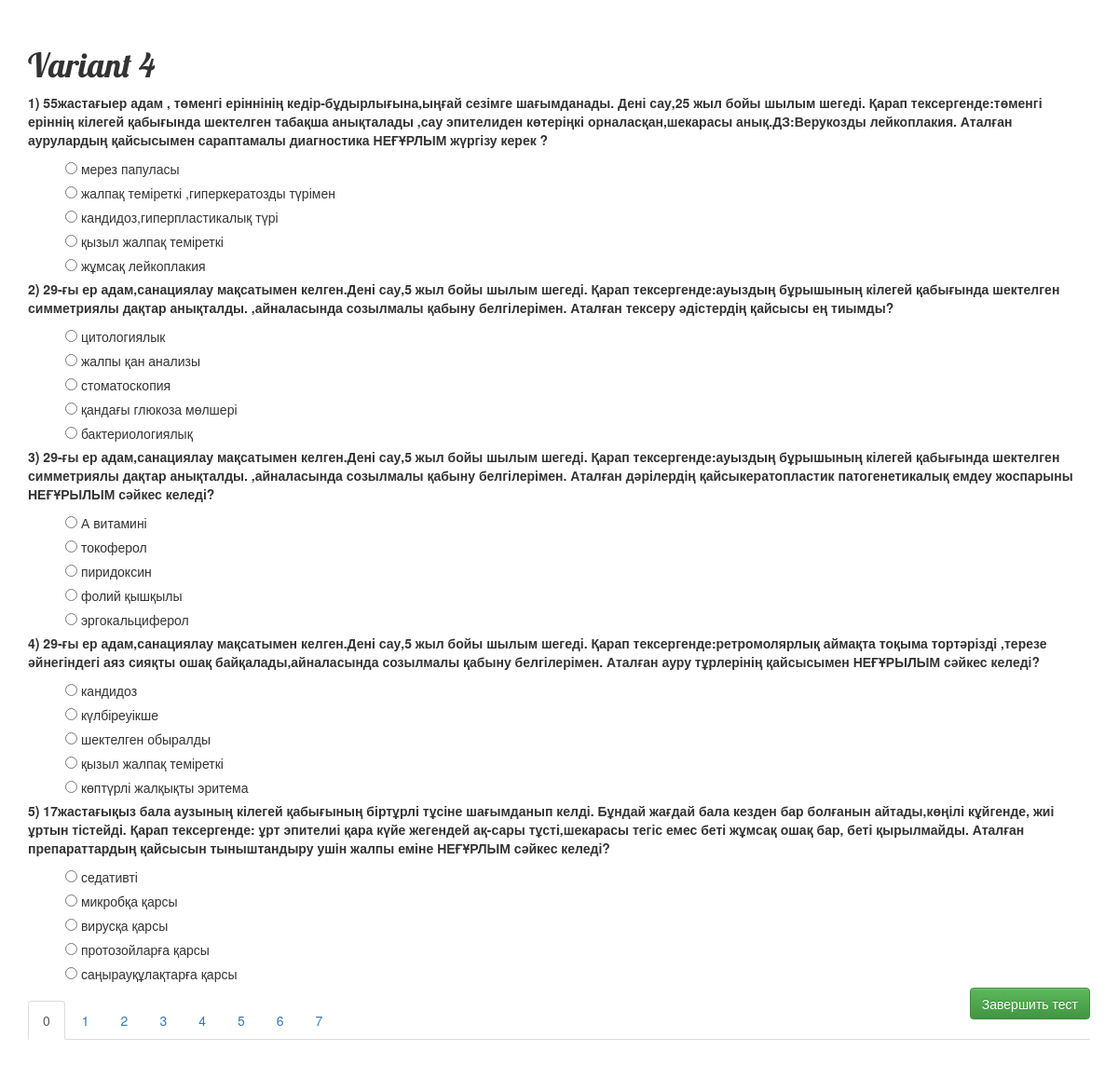
/variant/827/, run on the app's committed database.
### testapp/models.py (models this page shows, shortened)
class Variant(models.Model):
    name = models.CharField(max_length=140, default='Вариант')
    tasks = models.ManyToManyField(Task, blank=True)

class Task(models.Model):
    question = models.ForeignKey(Question, blank=True, null=True)
    options = models.ManyToManyField(Answer, blank=True, related_name='options')
    answer_count = models.IntegerField(default=0)

class Question(models.Model):
    text = models.TextField()

class Answer(models.Model):
    text = models.TextField()
    isAnswer = models.BooleanField(default=False)
    userAnswer = False

### testapp/views.py (the view)
# urls.py: url(r'^variant/(?P<pk>\d+)/$', views.variant_detail, name='variant_detail'),
def variant_detail(request, pk):
    variant = get_object_or_404(Variant, pk=pk)
    taskList = variant.tasks.all()
    return render(request, 'testapp/variant_detail.html',
                  {'variant': variant, 'tasks': taskList, })

### testapp/templates/testapp/variant_detail.html (shortened to what this page needs)
{% load staticfiles %}
<html lang="en">
<head>
    <link rel="stylesheet" href="//maxcdn.bootstrapcdn.com/bootstrap/3.2.0/css/bootstrap.min.css">
    <link rel="stylesheet" href="//maxcdn.bootstrapcdn.com/bootstrap/3.2.0/css/bootstrap-theme.min.css">
    <link rel="stylesheet" href="{% static 'css/blog.css' %}">
</head>
<body>
<h1>{{ variant.name }}</h1>
<form action="{% url 'result' %}" method="post">
    <div class="tab-content">
        {% for task in tasks %}
            {% if forloop.counter0|divisibleby:5 %}
                {% if forloop.counter0 != 0 %}
                    </div>
                {% else %}
                    <div role="tabpanel" class="tab-pane active" id="{% widthratio forloop.counter0 5 1 %}_panel">
                {% endif %}
            {% endif %}
            <p class="question">{{ forloop.counter }}) {{ task.question.text }}</p>
            {% for option in task.options.all %}
                <label>
                    {% if task.answer_count > 1 %}
                        <input type="checkbox" name="{{task.pk}}" class="my_check" value="{{ option.pk }}">
                    {% else %}
                        <input type="radio" name="{{task.pk}}" class="my_radio" value="{{ option.pk }}">
                    {% endif %}
                    {{ option.text }}
                </label>
                <br>
            {% endfor %}
        {% endfor %}
    </div>
    <input class="pull-right btn btn-success" type="submit" value="Завершить тест"/>
</form>
<div>
    <ul class="nav nav-tabs" role="tablist">
        {% with pageid=1 %}
        {% for task in tasks %}
        {% if forloop.counter0|divisibleby:5 %}
        {% if forloop.counter0 == 0 %}
        <li role="presentation" class="active"><a href="#{% widthratio forloop.counter0 5 1 %}_panel"
                                                  aria-controls="{% widthratio forloop.counter0 5 1 %}_panel" role="tab"
                                                  data-toggle="tab">{% widthratio forloop.counter0 5 1 %}</a></li>
        {% else %}
        <li role="presentation"><a href="#{% widthratio forloop.counter0 5 1 %}_panel"
                                   aria-controls="{% widthratio forloop.counter0 5 1 %}_panel" role="tab"
                                   data-toggle="tab">{% widthratio forloop.counter0 5 1 %}</a></li>
        {% endif %}
        {% endif %}
        {% endfor %}
        {% endwith %}
    </ul>
</div>
</body>
</html>

### testapp/static/css/blog.css (style rules this page uses)
body { padding: 30px 30px 30px 30px; }
h1, h2, h3, h4 { font-family: 'Lobster', cursive; }
.question { font-weight: bold; }
label { font-weight: normal; margin-left: 40px; }

### data on the page
Variant: name "Variant 4"
Task: question.text "55жастағыер адам , төменгі еріннінің кедір-бұдырлығына,ыңғай сезімге шағымданады. Дені сау,25 жыл бойы шылым шегеді. Қарап тексергенде:төменгі еріннің кілегей қабығында шектелген табақша анықталады ,сау эпителиден көтеріңкі орналасқан,шекарасы анық.ДЗ:Верукозды лейкоплакия. Аталған аурулардың қайсысымен сараптамалы диагностика НЕҒҰРЛЫМ жүргізу керек ?", counter0 "0"
Answer: text "мерез папуласы"
Answer: text "жалпақ теміреткі ,гиперкератозды түрімен"
Answer: text "кандидоз,гиперпластикалық түрі"
Answer: text "қызыл жалпақ теміреткі"
Answer: text "жұмсақ лейкоплакия"
Task: question.text "29-ғы ер адам,санациялау мақсатымен келген.Дені сау,5 жыл бойы шылым шегеді. Қарап тексергенде:ауыздың бұрышының кілегей қабығында шектелген симметриялы дақтар анықталды. ,айналасында созылмалы қабыну белгілерімен. Аталған тексеру әдістердің қайсысы ең тиымды?"
Answer: text "цитологиялык"
Answer: text "жалпы қан анализы"
Answer: text "стоматоскопия"
Answer: text "қандағы глюкоза мөлшері"
Answer: text "бактериологиялық"
Task: question.text "29-ғы ер адам,санациялау мақсатымен келген.Дені сау,5 жыл бойы шылым шегеді. Қарап тексергенде:ауыздың бұрышының кілегей қабығында шектелген симметриялы дақтар анықталды. ,айналасында созылмалы қабыну белгілерімен. Аталған дәрілердің қайсыкератопластик патогенетикалық емдеу жоспарыны НЕҒҰРЫЛЫМ сәйкес келеді?"
Answer: text "А витамині"
Answer: text "токоферол"
Answer: text "пиридоксин"
Answer: text "фолий қышқылы"
Answer: text "эргокальциферол"
Task: question.text "29-ғы ер адам,санациялау мақсатымен келген.Дені сау,5 жыл бойы шылым шегеді. Қарап тексергенде:ретромолярлық аймақта тоқыма тортәрізді ,терезе әйнегіндегі аяз сияқты ошақ байқалады,айналасында созылмалы қабыну белгілерімен. Аталған ауру тұрлерінің қайсысымен НЕҒҰРЫЛЫМ сәйкес келеді?"
Answer: text "кандидоз"
Answer: text "күлбіреуікше"
Answer: text "шектелген обыралды"
Answer: text "қызыл жалпақ теміреткі"
Answer: text "көптүрлі жалқықты эритема"
Task: question.text "17жастағықыз бала аузының кілегей қабығының біртұрлі тұсіне шағымданып келді. Бұндай жағдай бала кезден бар болғанын айтады,көңілі кұйгенде, жиі ұртын тістейді. Қарап тексергенде: ұрт эпителиі қара күйе жегендей ақ-сары тұсті,шекарасы тегіс емес беті жұмсақ ошақ бар, беті қырылмайды. Аталған препараттардың қайсысын тыныштандыру ушін жалпы еміне НЕҒҰРЛЫМ сәйкес келеді?"
Answer: text "седативті"
Answer: text "микробқа қарсы"
Answer: text "вирусқа қарсы"
Answer: text "протозойларға қарсы"
Answer: text "саңырауқұлақтарға қарсы"
Task: counter0 "1"
Task: counter0 "2"
Task: counter0 "3"
Task: counter0 "4"
Task: counter0 "5"
Task: counter0 "6"
Task: counter0 "7"
